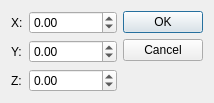
<ui version="4.0" >
 <class>PositionDialog</class>
 <widget class="QDialog" name="PositionDialog" >
  <property name="geometry" >
   <rect>
    <x>0</x>
    <y>0</y>
    <width>202</width>
    <height>94</height>
   </rect>
  </property>
  <property name="windowTitle" >
   <string>Enter Position</string>
  </property>
  <layout class="QFormLayout" name="formLayout" >
   <item row="0" column="0" >
    <layout class="QGridLayout" name="gridLayout" >
     <item row="0" column="0" >
      <widget class="QLabel" name="label" >
       <property name="text" >
        <string>X:</string>
       </property>
      </widget>
     </item>
     <item row="1" column="0" >
      <widget class="QLabel" name="label_2" >
       <property name="text" >
        <string>Y:</string>
       </property>
      </widget>
     </item>
     <item row="1" column="1" >
      <widget class="QDoubleSpinBox" name="ySpinBox" >
       <property name="minimum" >
        <double>-9999999.990000000223517</double>
       </property>
       <property name="maximum" >
        <double>9999999.990000000223517</double>
       </property>
      </widget>
     </item>
     <item row="2" column="0" >
      <widget class="QLabel" name="label_3" >
       <property name="text" >
        <string>Z:</string>
       </property>
      </widget>
     </item>
     <item row="2" column="1" >
      <widget class="QDoubleSpinBox" name="zSpinBox" >
       <property name="minimum" >
        <double>-9999999.990000000223517</double>
       </property>
       <property name="maximum" >
        <double>9999999.990000000223517</double>
       </property>
      </widget>
     </item>
     <item row="0" column="1" >
      <widget class="QDoubleSpinBox" name="xSpinBox" >
       <property name="minimum" >
        <double>-9999999.990000000223517</double>
       </property>
       <property name="maximum" >
        <double>9999999.990000000223517</double>
       </property>
      </widget>
     </item>
    </layout>
   </item>
   <item row="0" column="1" >
    <widget class="QDialogButtonBox" name="buttonBox" >
     <property name="orientation" >
      <enum>Qt::Vertical</enum>
     </property>
     <property name="standardButtons" >
      <set>QDialogButtonBox::Cancel|QDialogButtonBox::Ok</set>
     </property>
    </widget>
   </item>
  </layout>
 </widget>
 <tabstops>
  <tabstop>xSpinBox</tabstop>
  <tabstop>ySpinBox</tabstop>
  <tabstop>zSpinBox</tabstop>
  <tabstop>buttonBox</tabstop>
 </tabstops>
 <resources/>
 <connections>
  <connection>
   <sender>buttonBox</sender>
   <signal>accepted()</signal>
   <receiver>PositionDialog</receiver>
   <slot>accept()</slot>
   <hints>
    <hint type="sourcelabel" >
     <x>248</x>
     <y>254</y>
    </hint>
    <hint type="destinationlabel" >
     <x>157</x>
     <y>274</y>
    </hint>
   </hints>
  </connection>
  <connection>
   <sender>buttonBox</sender>
   <signal>rejected()</signal>
   <receiver>PositionDialog</receiver>
   <slot>reject()</slot>
   <hints>
    <hint type="sourcelabel" >
     <x>316</x>
     <y>260</y>
    </hint>
    <hint type="destinationlabel" >
     <x>286</x>
     <y>274</y>
    </hint>
   </hints>
  </connection>
 </connections>
</ui>
